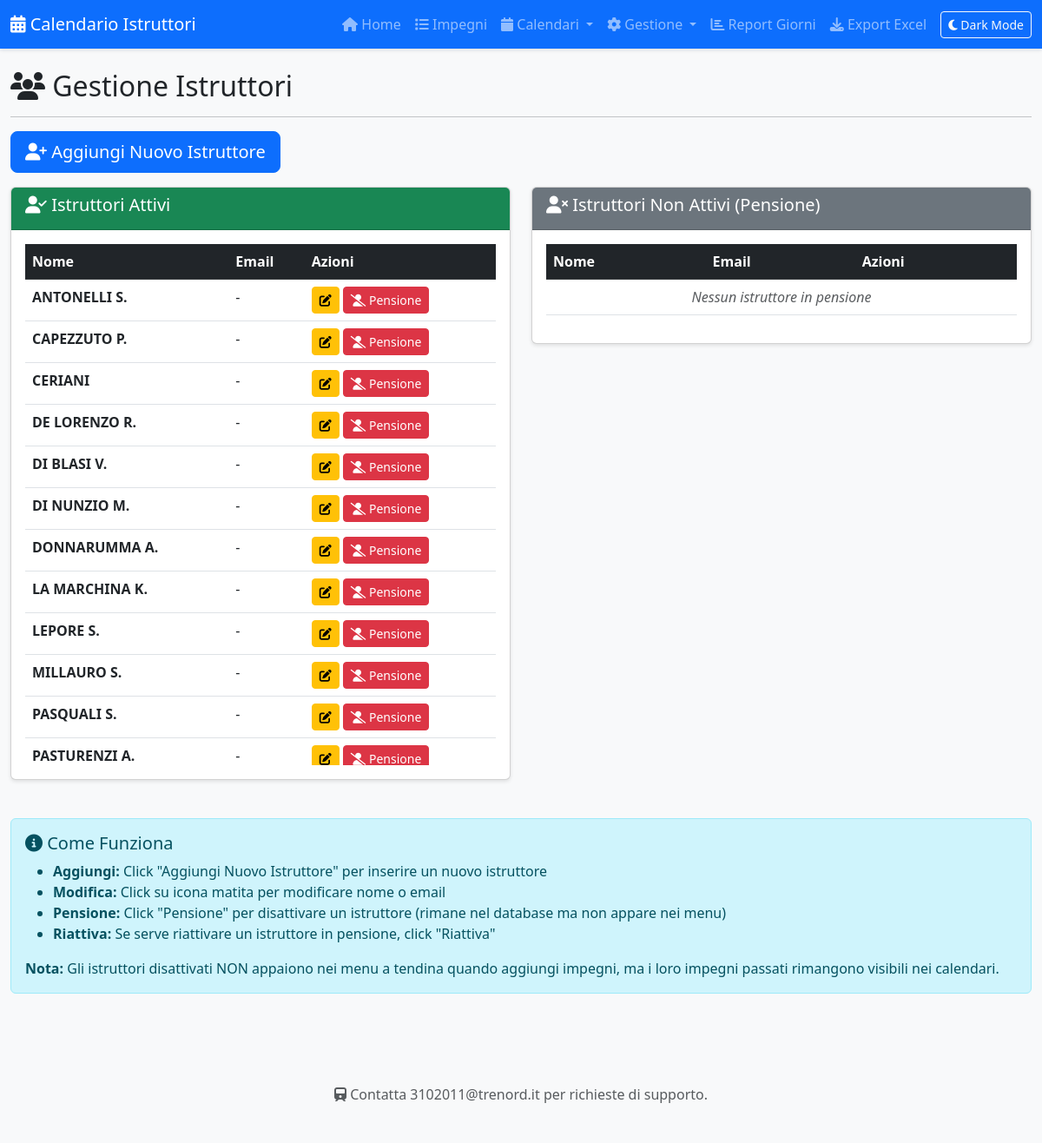
The page /istruttori on the database its author committed.
### tables this page shows
CREATE TABLE istruttori (
            id INTEGER PRIMARY KEY AUTOINCREMENT,
            nome TEXT NOT NULL UNIQUE,
            email TEXT,
            attivo INTEGER DEFAULT 1
        );

### app.py (the view)
@app.route('/istruttori')
def gestione_istruttori():
    conn = get_db()
    istruttori = conn.execute('SELECT * FROM istruttori ORDER BY nome').fetchall()
    conn.close()
    return render_template('istruttori.html', istruttori=istruttori)

### database.py (called while the page is built)
def get_db():
    conn = sqlite3.connect('calendario.db')
    conn.row_factory = sqlite3.Row  # Per accedere alle colonne per nome
    return conn

### templates/istruttori.html (shortened to what this page needs)
{% extends "base.html" %}
{% block content %}
<div class="row">
    <div class="col-12">
        <h2><i class="fas fa-users"></i> Gestione Istruttori</h2>
        <hr>
    </div>
</div>
<div class="row mb-3">
    <div class="col-12">
        <button class="btn btn-primary btn-lg" data-bs-toggle="modal" data-bs-target="#modalIstruttore" onclick="nuovoIstruttore()">
            <i class="fas fa-user-plus"></i> Aggiungi Nuovo Istruttore
        </button>
    </div>
</div>
<div class="row">
    <div class="col-md-6">
        <div class="card">
            <div class="card-header bg-success text-white">
                <h5><i class="fas fa-user-check"></i> Istruttori Attivi</h5>
            </div>
            <div class="card-body">
                <div class="table-responsive">
                    <table class="table table-hover">
                        <thead class="table-dark">
                            <tr>
                                <th>Nome</th>
                                <th>Email</th>
                                <th>Azioni</th>
                            </tr>
                        </thead>
                        <tbody>
                            {% for istr in istruttori %}
                            {% if istr.attivo %}
                            <tr>
                                <td><strong>{{ istr.nome }}</strong></td>
                                <td>{{ istr.email or '-' }}</td>
                                <td>
                                    <button class="btn btn-sm btn-warning" onclick="modificaIstruttore({{ istr.id }})">
                                        <i class="fas fa-edit"></i>
                                    </button>
                                    <button class="btn btn-sm btn-danger" onclick="disattivaIstruttore({{ istr.id }}, '{{ istr.nome }}')">
                                        <i class="fas fa-user-slash"></i> Pensione
                                    </button>
                                </td>
                            </tr>
                            {% endif %}
                            {% endfor %}
                        </tbody>
                    </table>
                </div>
            </div>
        </div>
    </div>
    <div class="col-md-6">
        <div class="card">
            <div class="card-header bg-secondary text-white">
                <h5><i class="fas fa-user-times"></i> Istruttori Non Attivi (Pensione)</h5>
            </div>
            <div class="card-body">
                <div class="table-responsive">
                    <table class="table table-hover">
                        <thead class="table-dark">
                            <tr>
                                <th>Nome</th>
                                <th>Email</th>
                                <th>Azioni</th>
                            </tr>
                        </thead>
                        <tbody>
                            {% if istruttori|selectattr('attivo', 'equalto', 0)|list|length == 0 %}
                            <tr>
                                <td colspan="3" class="text-center text-muted">
                                    <em>Nessun istruttore in pensione</em>
                                </td>
                            </tr>
                            {% endif %}
                        </tbody>
                    </table>
                </div>
            </div>
        </div>
    </div>
</div>
<div class="row mt-4">
    <div class="col-12">
        <div class="alert alert-info">
            <h5><i class="fas fa-info-circle"></i> Come Funziona</h5>
            <ul>
                <li><strong>Aggiungi:</strong> Click "Aggiungi Nuovo Istruttore" per inserire un nuovo istruttore</li>
                <li><strong>Modifica:</strong> Click su icona matita per modificare nome o email</li>
                <li><strong>Pensione:</strong> Click "Pensione" per disattivare un istruttore (rimane nel database ma non appare nei menu)</li>
                <li><strong>Riattiva:</strong> Se serve riattivare un istruttore in pensione, click "Riattiva"</li>
            </ul>
            <p class="mb-0"><strong>Nota:</strong> Gli istruttori disattivati NON appaiono nei menu a tendina quando aggiungi impegni, ma i loro impegni passati rimangono visibili nei calendari.</p>
        </div>
    </div>
</div>
{% endblock %}

### static/css/style.css (style rules this page uses)
body { font-family: 'Segoe UI', Tahoma, Geneva, Verdana, sans-serif; background-color: #f8f9fa; }
.card { box-shadow: 0 2px 4px rgba(0,0,0,0.1); margin-bottom: 20px; }
.table-responsive { max-height: 600px; overflow-y: auto; }
.btn { transition: all 0.3s ease; }
.card { transition: all 0.3s ease; }

### rows shown on the page
istruttori: nome "ANTONELLI S.", email "-"
istruttori: nome "CAPEZZUTO P.", email "-"
istruttori: nome "CERIANI", email "-"
istruttori: nome "DE LORENZO R.", email "-"
istruttori: nome "DI BLASI V.", email "-"
istruttori: nome "DI NUNZIO M.", email "-"
istruttori: nome "DONNARUMMA A.", email "-"
istruttori: nome "LA MARCHINA K.", email "-"
istruttori: nome "LEPORE S.", email "-"
istruttori: nome "MILLAURO S.", email "-"
istruttori: nome "PASQUALI S.", email "-"
istruttori: nome "PASTURENZI A.", email "-"
